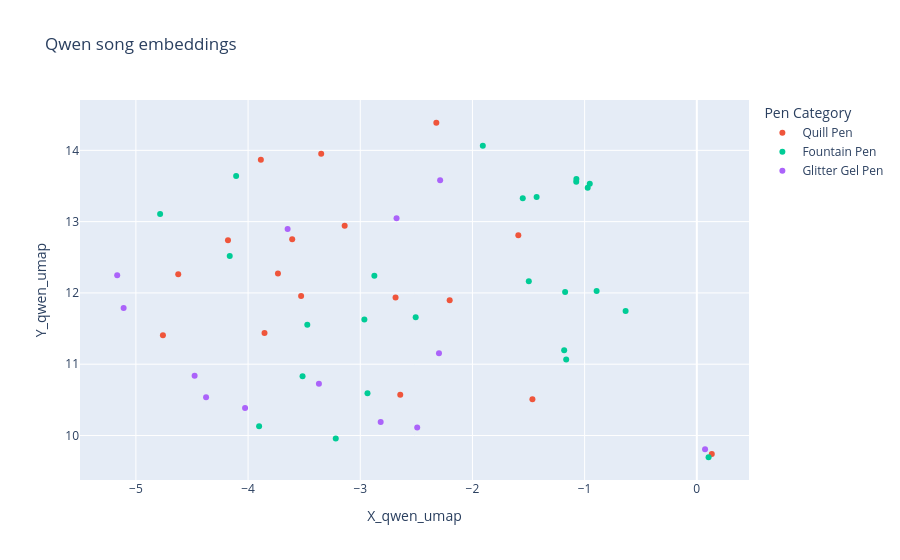

Notebook code cell kept with this figure:
### Code cell
fig = px.scatter(
    dataset, 
    x="X_qwen_umap", 
    y="Y_qwen_umap", 
    color="Pen Category",
    title="Qwen song embeddings",
    hover_name="Song Name"
)

fig.show()

### Figure 1 — Plotly figure (JSON) as saved in the notebook; plotly's stock layout.template omitted (floating-point values rounded to 4 significant figures)
{"data": [{"hovertemplate": "<b>%{hovertext}</b><br><br>Pen Category=Quill Pen<br>X_qwen_umap=%{x}<br>Y_qwen_umap=%{y}<extra></extra>", "hovertext": ["ivy", "the last great american dynasty", "Snow On The Beach", "peace", "hoax", "cowboy like me", "Sad Beautiful Tragic", "my tears ricochet", "happiness", "Mastermind", "willow", "Red", "tolerate it", "Anti-Hero", "epiphany", "evermore", "Carolina"], "legendgroup": "Quill Pen", "marker": {"color": "#EF553B", "symbol": "circle"}, "mode": "markers", "name": "Quill Pen", "orientation": "v", "showlegend": true, "type": "scatter", "x": [-2.322, -1.465, -3.527, -2.643, -4.179, -4.759, -1.591, -3.348, -3.139, -3.853, -3.607, -2.685, -3.734, -4.622, -3.886, 0.1337, -2.203], "xaxis": "x", "y": [14.39, 10.51, 11.96, 10.57, 12.74, 11.41, 12.81, 13.95, 12.94, 11.44, 12.75, 11.93, 12.27, 12.26, 13.87, 9.741, 11.9], "yaxis": "y"}, {"hovertemplate": "<b>%{hovertext}</b><br><br>Pen Category=Fountain Pen<br>X_qwen_umap=%{x}<br>Y_qwen_umap=%{y}<extra></extra>", "hovertext": ["Question...?", "Lavender Haze", "Labyrinth", "White Horse", "Maroon", "All Too Well (10 Minute Version) (Taylor's Version) (From The Vault)", "Cruel Summer", "the 1", "State Of Grace", "You're On Your Own, Kid", "right where you left me", "Treacherous", "exile", "long story short", "marjorie", "I Almost Do", "Lover", "betty", "Cornelia Street", "False God", "The Archer", "champagne problems", "Sweet Nothing", "Holy Ground", "Midnight Rain"], "legendgroup": "Fountain Pen", "marker": {"color": "#00cc96", "symbol": "circle"}, "mode": "markers", "name": "Fountain Pen", "orientation": "v", "showlegend": true, "type": "scatter", "x": [-1.182, -3.514, -4.163, -1.551, -0.9725, -1.073, -3.902, -1.907, -2.963, -0.8931, -1.428, -3.472, 0.105, -4.106, -0.9541, -2.874, -0.6347, -1.164, -1.075, -2.506, -4.784, -1.174, -3.218, -1.498, -2.935], "xaxis": "x", "y": [11.2, 10.83, 12.52, 13.33, 13.48, 13.6, 10.13, 14.07, 11.63, 12.03, 13.35, 11.55, 9.695, 13.64, 13.53, 12.24, 11.75, 11.07, 13.56, 11.66, 13.11, 12.01, 9.958, 12.16, 10.59], "yaxis": "y"}, {"hovertemplate": "<b>%{hovertext}</b><br><br>Pen Category=Glitter Gel Pen<br>X_qwen_umap=%{x}<br>Y_qwen_umap=%{y}<extra></extra>", "hovertext": ["Jump Then Fall", "You Need To Calm Down", "Afterglow", "Today Was A Fairytale", "Bejeweled", "22", "Karma", "You Belong With Me", "I Forgot That You Existed", "We Are Never Ever Getting Back Together", "London Boy", "Hey Stephen", "I Think He Knows"], "legendgroup": "Glitter Gel Pen", "marker": {"color": "#ab63fa", "symbol": "circle"}, "mode": "markers", "name": "Glitter Gel Pen", "orientation": "v", "showlegend": true, "type": "scatter", "x": [-4.027, -5.167, -3.648, -4.374, -4.476, 0.07346, -5.109, -2.492, -2.677, -2.288, -2.298, -3.368, -2.818], "xaxis": "x", "y": [10.38, 12.25, 12.9, 10.54, 10.84, 9.805, 11.79, 10.11, 13.05, 13.58, 11.15, 10.73, 10.19], "yaxis": "y"}], "layout": {"legend": {"title": {"text": "Pen Category"}, "tracegroupgap": 0}, "title": {"text": "Qwen song embeddings"}, "xaxis": {"anchor": "y", "domain": [0, 1], "title": {"text": "X_qwen_umap"}}, "yaxis": {"anchor": "x", "domain": [0, 1], "title": {"text": "Y_qwen_umap"}}}}
